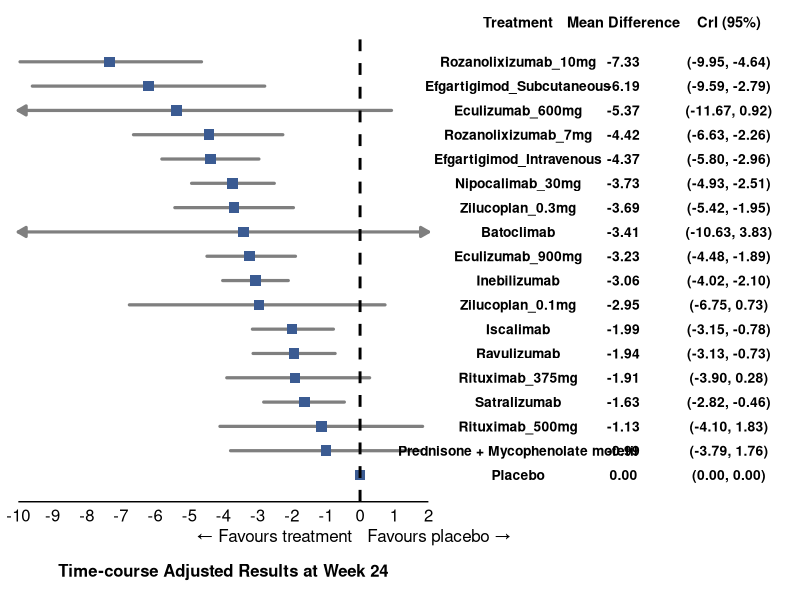
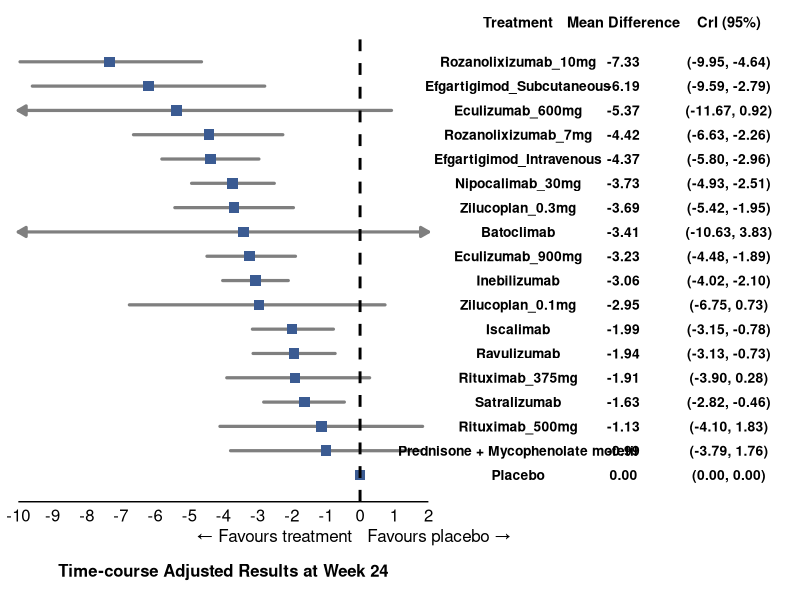

The R source for these figures, in order:
library(tidyverse)
library(patchwork)

# suitably use setwd()
df <- openxlsx::read.xlsx("Table_03_QMG_score_change_from_baseline.xlsx")

# Preserve top-to-bottom order in the plot
df$Treatment <- factor(df$Treatment, levels = rev(df$Treatment))

# Label column combining MD and CrI, formatted with fixed decimals
df$MD_label  <- sprintf("%.2f", df$MD)
df$CrI_label <- sprintf("(%.2f, %.2f)", df$lower, df$upper)

n <- nrow(df)

# ---- Axis limits & arrow logic ----
# Any CI that extends past these limits is truncated and gets an arrowhead
# on the truncated end(s) instead of running off the plot.
xlim_low  <- -10.0
xlim_high <- 2

df <- df %>%
  mutate(
    left_clip  = lower < xlim_low,
    right_clip = upper > xlim_high,
    seg_x      = ifelse(left_clip, xlim_low, lower),
    seg_xend   = ifelse(right_clip, xlim_high, upper)
  )

seg_none  <- filter(df, !left_clip & !right_clip)
seg_left  <- filter(df,  left_clip & !right_clip)
seg_right <- filter(df, !left_clip &  right_clip)
seg_both  <- filter(df,  left_clip &  right_clip)

arrow_spec <- function(ends) {
  arrow(angle = 30, length = unit(0.09, "inches"), ends = ends, type = "closed")
}

# ---- Forest plot (left panel)

p_forest <- ggplot(df, aes(x = MD, y = Treatment)) +
  # CI segments split by truncation status, each with the correct arrow ends
  geom_segment(
    data = seg_none,
    aes(x = seg_x, xend = seg_xend, y = Treatment, yend = Treatment),
    color = "grey50", linewidth = 1.1, lineend = "round"
  ) +
  geom_segment(
    data = seg_left,
    aes(x = seg_x, xend = seg_xend, y = Treatment, yend = Treatment),
    color = "grey50", linewidth = 1.1, lineend = "round", arrow = arrow_spec("first")
  ) +
  geom_segment(
    data = seg_right,
    aes(x = seg_x, xend = seg_xend, y = Treatment, yend = Treatment),
    color = "grey50", linewidth = 1.1, lineend = "round", arrow = arrow_spec("last")
  ) +
  geom_segment(
    data = seg_both,
    aes(x = seg_x, xend = seg_xend, y = Treatment, yend = Treatment),
    color = "grey50", linewidth = 1.1, lineend = "round", arrow = arrow_spec("both")
  ) +
  geom_point(size = 3.2, shape = 15, color = "#3B5B92") +
  geom_vline(xintercept = 0,
             linetype = "dashed",
             color = "black",
             linewidth = 1) +
  annotate("text", x = 0, y = -0.15, label = "\u2190 Favours treatment",
           hjust = 1.05, vjust = 3, size = 4.3, color = "black") +
  annotate("text", x = 0, y = -0.15, label = "Favours placebo \u2192",
           hjust = -0.05, vjust = 3, size = 4.3, color = "black") +
  scale_x_continuous(
    breaks = seq(xlim_low, xlim_high, 1),
    limits = c(xlim_low, xlim_high), # tweak
    expand = c(0, 0)
  ) +
  # Lock the y-axis order explicitly. Without this, splitting the CI lines
  # into several geom_segment() layers (one per clip scenario) can cause
  # ggplot to reorder the discrete y-axis based on which layer first
  # introduces each treatment, since each layer only holds a subset of rows.
  scale_y_discrete(limits = levels(df$Treatment), drop = FALSE) +
  labs(x = "Time-course Adjusted Results at Week 24", y = NULL) +
  coord_cartesian(ylim = c(0.5, n + 0.5), clip = "off") +
  theme_minimal(base_size = 11) +
  theme(
    panel.grid.minor = element_blank(),
    # panel.grid.major.y = element_line(color = "grey92", linewidth = 0.5),
    # panel.grid.major.x = element_line(color = "grey92", linewidth = 0.5),
    panel.grid.major.y = element_blank(),
    panel.grid.major.x = element_blank(),
    axis.text.y = element_blank(),
    axis.ticks.y = element_blank(),
    axis.text.x = element_text(size = 12, color = "black"),
    axis.line.x = element_line(),
    axis.title.x = element_text(size = 12, face = "bold", margin = margin(t = 16), vjust = -3),
    plot.margin = margin(t = 5, r = 4, b = 20, l = 5),
    plot.background  = element_blank(),
    panel.background = element_blank(),
    legend.background = element_blank(),
    legend.box.background = element_blank()
  )

# ---- Table panel (right side): Treatment | Mean Difference | CrI (95%) ----
# Build a long-format data frame so all three "columns" share the same y-axis
# and therefore stay row-aligned with the forest plot via patchwork.

tbl <- data.frame(
  Treatment = rep(df$Treatment, 3),
  col = factor(rep(c("Treatment", "Mean Difference", "CrI (95%)"), each = n),
               levels = c("Treatment", "Mean Difference", "CrI (95%)")),
  label = c(as.character(df$Treatment), df$MD_label, df$CrI_label)
)

p_table <- ggplot(tbl, aes(x = col, y = Treatment, label = label)) +
  geom_text(size = 3.5, color = "black", hjust = 0.5, fontface = "bold") +
  scale_x_discrete(position = "top") +
  scale_y_discrete(limits = levels(df$Treatment), drop = FALSE) +
  coord_cartesian(ylim = c(0.5, n + 0.5), clip = "off") +
  theme_void(base_size = 11) +
  theme(
    axis.text.x.top = element_text(size = 10.5, face = "bold", color = "black",
                                   margin = margin(b = 4)),
    plot.margin = margin(t = 5, r = 0, b = 10, l = 15)
  )

# ---- Combine: forest plot (left) + table (right), rows aligned ----
final_plot <- p_forest + p_table +
  plot_layout(widths = c(0.85, 0.7)) + # tweak
  plot_annotation(
    theme = theme(
      plot.background = element_rect(
        fill = "transparent",
        colour = NA
      ),
      panel.background = element_rect(
        fill = "transparent",
        colour = NA
      )
    )
  )
final_plot

# suitably use setwd()
ggsave("FP_03_QMG_score_change_from_baseline.png", 
       final_plot,
       width = 11, 
       height = 6.5, 
       dpi = 2000, 
       bg = "transparent")
